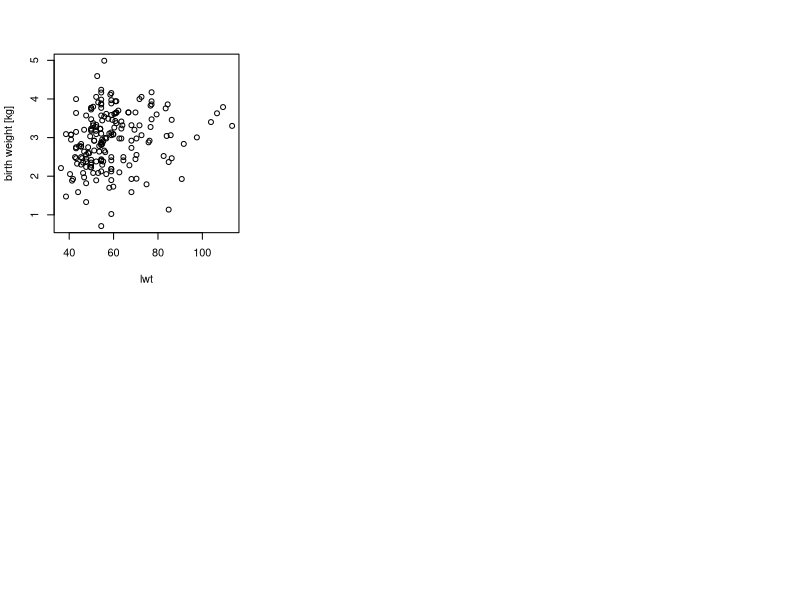

This figure's R source: (Note: this script raises an error after producing the figure.)
#The file birthweigth_study.csv contains data from a study on birth weight, the goal being 
#to identify factors linked to a lower birth weight. The variables registered are:
  
#age   Age of the mother
#lwt   Mother's weight before pregnancy
#smoke Smoking habits
#ht    Known hypertension
#bwt   Newborn weight
#ptd   Preterm birth
#Analyse these data in order to identify variables affecting the birth weight and their 
#possible interactions.

#Using your results, you should produce two reports:
#A one-page report summarizing your results, with the minimal amount of technical details. 
#The target audience of this report is a medical doctor interested in the results of this study.
#A longer report detailing the context in which your data fits ("know your data"), the question 
#that was asked, the analysis of the data, your results and all necessary supporting information. 
#The target audience is another data analyst who has to evaluate your work (e.g. a reviewer).
#=======================================================================================

birthweight <- read.table("birtweight_study.csv", header=TRUE)

birthweight$lwt <- birthweight$lwt*0.453592
birthweight$bwt <- birthweight$bwt/1000

bwt <- birthweight$bwt
lwt <- birthweight$lwt
age <- birthweight$age
ptd <- birthweight$ptd
smoke <- birthweight$smoke
ht <- birthweight$ht

#=======================================================================================
################Pre-analysis################
#=======================================================================================

par(mfrow=c(2,3))
plot(bwt~lwt+smoke+ptd+ht+age, ylab="birth weight [kg]")

#=======================================================================================
################Linear regression################
#=======================================================================================

#Test for interactions
model1 <- lm(bwt~lwt*age+smoke+ht+ptd)
summary(model1)
plot(model1)
#No interaction

model2 <- lm(bwt~lwt*smoke+age+ht+ptd)
summary(model2)
plot(model2)
#No interaction

model3 <- lm(bwt~lwt*ht+smoke+age+ptd)
summary(model3)
plot(model3)
#No interaction

model4 <- lm(bwt~lwt*ptd+ht+smoke+age)
summary(model4)
plot(model4)
#No interaction

model5 <- lm(bwt~age*smoke+lwt+ht+ptd)
summary(model5)
plot(model5)
#Interaction
#The age is never significant, thus this interaction is not taken into account.

model6 <- lm(bwt~age*ht+smoke+lwt+ptd)
summary(model6)
plot(model6)
#Interaction, everything except the age is significant
#The age is never significant, thus this interaction is not taken into account.

model7 <- lm(bwt~age*ptd+ht+smoke+lwt)
summary(model7)
plot(model7)
#No Interaction

model8 <- lm(bwt~ht*ptd+smoke+lwt+age)
summary(model8)
plot(model8)
#No interaction

model9 <- lm(bwt~ht*smoke+ptd+lwt+age)
summary(model9)
plot(model9)
#No interaction

model10 <- lm(bwt~smoke*ptd+ht+lwt+age)
summary(model10)
plot(model10)
#No interaction

#The age is never significant, thus it will be removed from the final analysis.
#Since there is no interaction, the final model will be lm(bwt~lwt+smoke+ptd+ht)

pre_model <- lm(bwt~lwt+smoke+ptd+ht+age)
summary(pre_model)
#The age does not influence the bwt

model <- lm(bwt~lwt+smoke+ptd+ht)
par(mfrow=c(2,2))
plot(model)
summary(model)